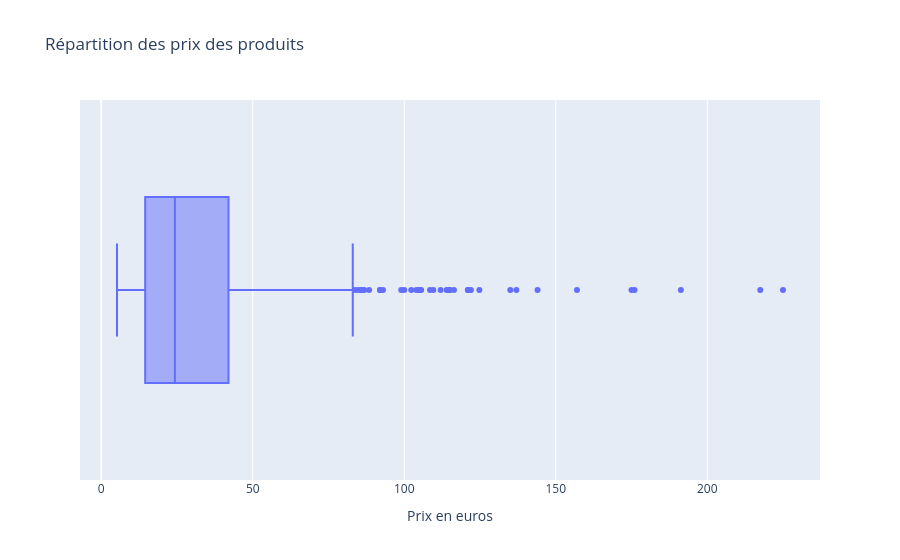

This figure's notebook cell:
### Markdown cell above
### Première visualisation de la répartition des prix

La boîte à moustache horizontale permet d'observer la distribution des prix du catalogue.

Ce graphique complète les contrôles chiffrés en donnant une lecture visuelle de la dispersion des prix.  
Il permet notamment d'identifier rapidement les produits dont le prix est particulièrement élevé par rapport au reste du catalogue.

Ces valeurs extrêmes ne sont pas automatiquement des erreurs : elles peuvent correspondre à des produits haut de gamme.

Une analyse statistique complémentaire est nécessaire pour identifier précisément les valeurs atypiques.

### Code cell
# Autre méthode avec plotly express

fig = px.box(
    df_final,
    x="price",
    title="Répartition des prix des produits"
)

fig.update_layout(
    xaxis_title="Prix en euros"
)

fig.show()

### Figure 1 — Plotly figure (JSON) as saved in the notebook; plotly's stock layout.template omitted (floating-point values rounded to 4 significant figures; data arrays with more than 128 entries replaced by an {"elided": "..."} marker saying what was removed)
{"data": [{"alignmentgroup": "True", "hovertemplate": "price=%{x}<extra></extra>", "legendgroup": "", "marker": {"color": "#636efa"}, "name": "", "notched": false, "offsetgroup": "", "orientation": "h", "showlegend": false, "type": "box", "x": {"elided": "825 float values"}, "x0": " ", "xaxis": "x", "y0": " ", "yaxis": "y"}], "layout": {"boxmode": "group", "legend": {"tracegroupgap": 0}, "title": {"text": "Répartition des prix des produits"}, "xaxis": {"anchor": "y", "domain": [0, 1], "title": {"text": "Prix en euros"}}, "yaxis": {"anchor": "x", "domain": [0, 1]}}}
